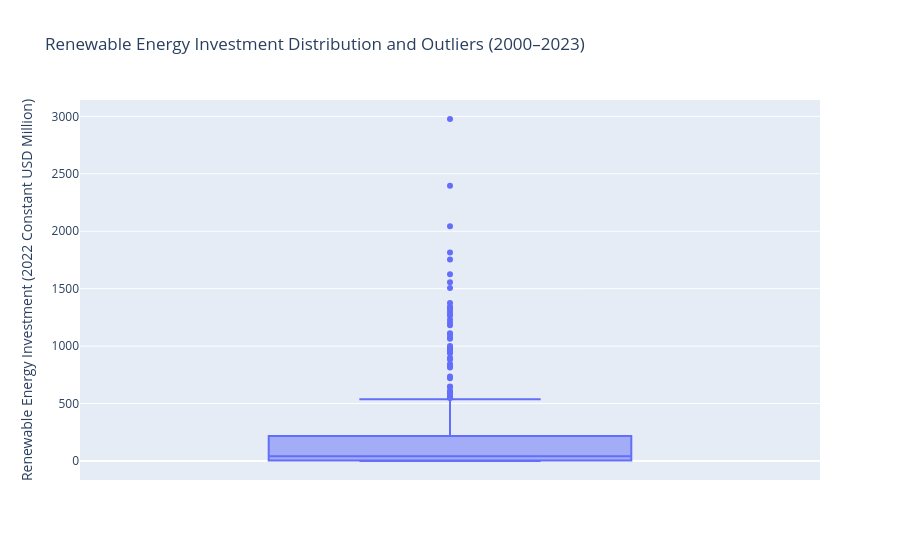

Notebook cell for this chart:
### Code cell
EDA_investment["Log_RE_Investment"] = np.log1p(
    EDA_investment[investment_col]
)

fig = px.box(
    EDA_investment,
    y=investment_col,
    points="outliers",
    hover_data=[
        "Country/Area",
        "Year"
    ],
    title="Renewable Energy Investment Distribution and Outliers (2000–2023)",
    labels={
        investment_col:
        "Renewable Energy Investment (2022 Constant USD Million)"
    }
)

fig.show()

### Figure 1 — Plotly figure (JSON) as saved in the notebook; plotly's stock layout.template omitted (floating-point values rounded to 4 significant figures; data arrays with more than 128 entries replaced by an {"elided": "..."} marker saying what was removed)
{"data": [{"alignmentgroup": "True", "boxpoints": "outliers", "customdata": {"elided": "528x2 mixed values"}, "hovertemplate": "Renewable Energy Investment (2022 Constant USD Million)=%{y}<br>Country/Area=%{customdata[0]}<br>Year=%{customdata[1]}<extra></extra>", "legendgroup": "", "marker": {"color": "#636efa"}, "name": "", "notched": false, "offsetgroup": "", "orientation": "v", "showlegend": false, "type": "box", "x0": " ", "xaxis": "x", "y": {"elided": "528 float values"}, "y0": " ", "yaxis": "y"}], "layout": {"autosize": true, "boxmode": "group", "legend": {"tracegroupgap": 0}, "title": {"text": "Renewable Energy Investment Distribution and Outliers (2000–2023)"}, "xaxis": {"anchor": "y", "autorange": true, "domain": [0, 1], "range": [-0.5, 0.5], "type": "category"}, "yaxis": {"anchor": "x", "autorange": true, "domain": [0, 1], "range": [-165.4, 3142.0], "title": {"text": "Renewable Energy Investment (2022 Constant USD Million)"}, "type": "linear"}}}
